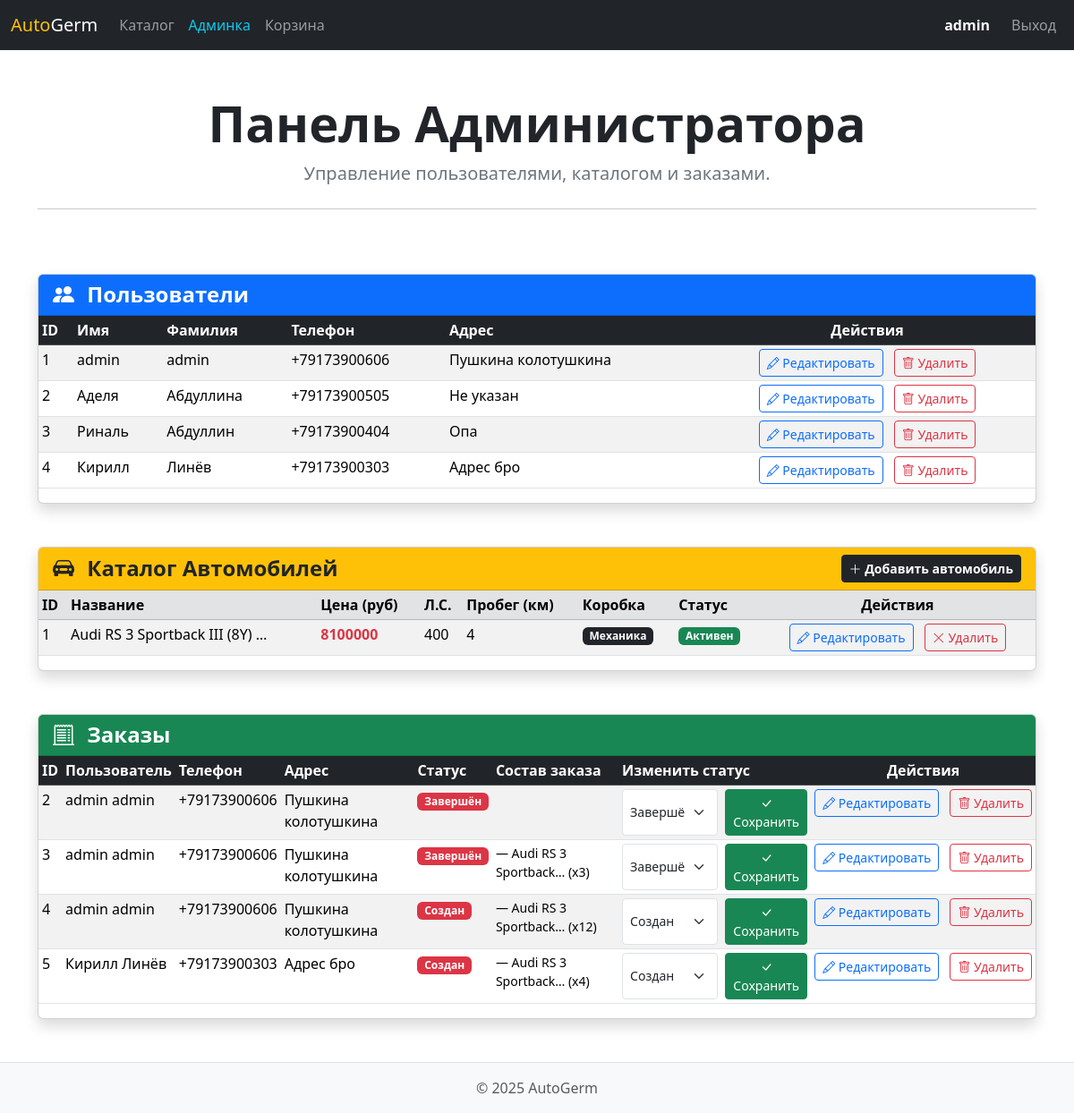
The page /admin_page/ (signed in) on the database its author committed.
### main/models.py (models this page shows, shortened)
class User(AbstractUser):
    middle_name = models.CharField("Отчество", max_length=30, blank=True)
    phone = models.CharField("Номер телефона", max_length=20, unique=True)
    address = models.TextField("Адрес доставки", blank=True)
    username = None
    USERNAME_FIELD = 'phone'
    REQUIRED_FIELDS = []
    objects = UserManager()

class Car(models.Model):
    TRANSMISSION_CHOICES = [
        ('auto', 'Автомат'),
        ('manual', 'Механика'),
        ('robot', 'Робот'),
    ]
    FUEL_CHOICES = [
        ('petrol', 'Бензин'),
        ('diesel', 'Дизель'),
        ('electric', 'Электро'),
        ('hybrid', 'Гибрид'),
    ]
    DRIVE_CHOICES = [
        ('rear', 'Задний'),
        ('front', 'Передний'),
        ('full', 'Полный'),
    ]
    is_deleted = models.BooleanField(default=False)
    photo = models.ImageField("Фото", upload_to='cars/')
    price = models.DecimalField("Стоимость", max_digits=10, decimal_places=2)
    power = models.PositiveIntegerField("Лошадиные силы")
    mileage = models.PositiveIntegerField("Пробег (км)")
    transmission = models.CharField("Коробка передач", max_length=10, choices=TRANSMISSION_CHOICES)
    color = models.CharField("Цвет", max_length=50)
    drive = models.CharField("Привод", max_length=10, choices=DRIVE_CHOICES)
    fuel_type = models.CharField("Тип топлива", max_length=10, choices=FUEL_CHOICES)
    configuration = models.CharField("Название", max_length=100)
    configuration_desc = models.TextField("Описание", blank=True)
    objects = ActiveCarManager()
    all_objects = models.Manager()

class Order(models.Model):
    STATUS_CHOICES = [
        ('created', 'Создан'),
        ('processed', 'Обработан'),
        ('in_process', 'Авто в процессе'),
        ('in_delivery', 'Авто в доставке'),
        ('delivered', 'Доставлен'),
        ('completed', 'Завершён'),
    ]
    user = models.ForeignKey(User, on_delete=models.CASCADE, related_name='orders')
    created_at = models.DateTimeField(auto_now_add=True)
    status = models.CharField(max_length=20, choices=STATUS_CHOICES, default='created')
    address = models.TextField("Адрес доставки")

class OrderItem(models.Model):
    order = models.ForeignKey(Order, on_delete=models.CASCADE, related_name='items')
    car = models.ForeignKey(Car, on_delete=models.CASCADE)
    quantity = models.PositiveIntegerField(default=1)

### main/views.py (the view)
# urls.py: path('admin_page/', views.admin_page, name='admin_page'),
@user_passes_test(admin_check)
def admin_page(request):
    users = User.objects.all()
    cars = Car.all_objects.all()
    orders = Order.objects.all()
    return render(request, 'main/admin_page.html', {
        'users': users,
        'cars': cars,
        'orders': orders,
    })

### main/views.py (called while the page is built)
def admin_check(user):
    return user.is_superuser

### main/templates/main/admin_page.html (shortened to what this page needs)
{% extends 'main/base.html' %}
{% block content %}
<div class="row mb-5">
    <div class="col-12">
        <h2 class="display-4 fw-bold text-center text-dark">Панель Администратора</h2>
        <p class="lead text-center text-secondary">Управление пользователями, каталогом и заказами.</p>
        <hr class="my-4">
    </div>
</div>
<div class="card shadow mb-5">
    <div class="card-header bg-primary text-white h4 fw-bold">
        <i class="bi bi-people-fill me-2"></i> Пользователи
    </div>
    <div class="card-body p-0">
        <div class="table-responsive">
            <table class="table table-striped table-hover table-sm">
                <thead class="table-dark">
                    <tr>
                        <th>ID</th><th>Имя</th><th>Фамилия</th><th>Телефон</th><th>Адрес</th><th class="text-center">Действия</th>
                    </tr>
                </thead>
                <tbody>
                    {% for u in users %}
                    <tr>
                        <td>{{ u.id }}</td>
                        <td>{{ u.first_name }}</td>
                        <td>{{ u.last_name }}</td>
                        <td>{{ u.phone }}</td>
                        <td>{{ u.address|truncatechars:50|default:'Не указан' }}</td>
                        <td class="text-center text-nowrap">
                            <a href="{% url 'admin_user_edit' u.id %}" class="btn btn-sm btn-outline-primary me-2" title="Редактировать">
                                <i class="bi bi-pencil"></i> <span class="d-none d-sm-inline">Редактировать</span>
                            </a>
                            <a href="{% url 'admin_user_delete' u.id %}" class="btn btn-sm btn-outline-danger" title="Удалить">
                                <i class="bi bi-trash"></i> <span class="d-none d-sm-inline">Удалить</span>
                            </a>
                        </td>
                    </tr>
                    {% empty %}
                    <tr><td colspan="6" class="text-center text-muted">Пользователи отсутствуют.</td></tr>
                    {% endfor %}
                </tbody>
            </table>
        </div>
    </div>
</div>
<div class="card shadow mb-5">
    <div class="card-header bg-warning text-dark h4 fw-bold d-flex justify-content-between align-items-center">
        <span><i class="bi bi-car-front-fill me-2"></i> Каталог Автомобилей</span>
        <a href="{% url 'admin_car_add' %}" class="btn btn-dark btn-sm fw-bold">
            <i class="bi bi-plus-lg"></i> Добавить автомобиль
        </a>
    </div>
    <div class="card-body p-0">
        <div class="table-responsive">
            <table class="table table-striped table-hover table-sm">
                <thead class="table-secondary">
                    <tr>
                        <th>ID</th><th>Название</th><th>Цена (руб)</th><th>Л.С.</th><th>Пробег (км)</th><th>Коробка</th><th>Статус</th><th class="text-center">Действия</th>
                    </tr>
                </thead>
                <tbody>
                    {% for c in cars %}
                    <tr>
                        <td>{{ c.id }}</td>
                        <td>{{ c.configuration|truncatechars:30 }}</td>
                        <td class="fw-bold text-danger">{{ c.price|floatformat:0 }}</td>
                        <td>{{ c.power }}</td>
                        <td>{{ c.mileage|floatformat:0 }}</td>
                        <td><span class="badge bg-dark">{{ c.get_transmission_display }}</span></td>
                        <td>
                            {% if c.is_deleted %}
                                <span class="badge bg-danger">Удален</span>
                            {% else %}
                                <span class="badge bg-success">Активен</span>
                            {% endif %}
                        </td>
                        <td class="text-center text-nowrap">
                            <a href="{% url 'admin_car_edit' c.id %}" class="btn btn-sm btn-outline-primary me-2" title="Редактировать">
                                <i class="bi bi-pencil"></i> <span class="d-none d-sm-inline">Редактировать</span>
                            </a>
                            <a href="{% url 'admin_car_delete' c.id %}"
                               class="btn btn-sm btn-outline-{% if c.is_deleted %}success{% else %}danger{% endif %}"
                               title="{% if c.is_deleted %}Восстановить{% else %}Удалить{% endif %}">
                                <i class="bi bi-{% if c.is_deleted %}arrow-repeat{% else %}x-lg{% endif %}"></i> <span class="d-none d-sm-inline">{% if c.is_deleted %}Восстановить{% else %}Удалить{% endif %}</span>
                            </a>
                        </td>
                    </tr>
                    {% empty %}
                    <tr><td colspan="8" class="text-center text-muted">Автомобили в каталоге отсутствуют.</td></tr>
                    {% endfor %}
                </tbody>
            </table>
        </div>
    </div>
</div>
<div class="card shadow mb-5">
    <div class="card-header bg-success text-white h4 fw-bold">
        <i class="bi bi-receipt-cutoff me-2"></i> Заказы
    </div>
    <div class="card-body p-0">
        <div class="table-responsive">
            <table class="table table-striped table-hover table-sm">
                <thead class="table-dark">
                    <tr>
                        <th>ID</th><th>Пользователь</th><th>Телефон</th><th>Адрес</th><th>Статус</th><th>Состав заказа</th><th>Изменить статус</th><th class="text-center">Действия</th>
                    </tr>
                </thead>
                <tbody>
                    {% for order in orders %}
                    <tr>
                        <td>{{ order.id }}</td>
                        <td>{{ order.user.first_name }} {{ order.user.last_name }}</td>
                        <td>{{ order.user.phone }}</td>
                        <td>{{ order.address|truncatechars:30 }}</td>
                        <td>
                            {% if order.status == 'new' %}
                                <span class="badge bg-info text-dark">{{ order.get_status_display }}</span>
                            {% elif order.status == 'processing' %}
                                <span class="badge bg-warning text-dark">{{ order.get_status_display }}</span>
                            {% elif order.status == 'shipped' %}
                                <span class="badge bg-primary">{{ order.get_status_display }}</span>
                            {% elif order.status == 'delivered' %}
                                <span class="badge bg-success">{{ order.get_status_display }}</span>
                            {% else %}
                                <span class="badge bg-danger">{{ order.get_status_display }}</span>
                            {% endif %}
                        </td>
                        <td>
                            <ul class="list-unstyled mb-0 small">
                            {% for item in order.items.all %}
                                <li>— {{ item.car.configuration|truncatechars:20 }} (x{{ item.quantity }})</li>
                            {% endfor %}
                            </ul>
                        </td>
                        <td style="min-width: 150px;">
                            <form method="post" action="{% url 'change_order_status' order.id %}" class="d-flex">
                                <select name="status" class="form-select form-select-sm me-2">
                                    {% for key, label in order.STATUS_CHOICES %}
                                    <option value="{{ key }}" {% if order.status == key %}selected{% endif %}>{{ label }}</option>
                                    {% endfor %}
                                </select>
                                <button type="submit" class="btn btn-sm btn-success">
                                    <i class="bi bi-check-lg"></i> <span class="d-none d-sm-inline">Сохранить</span>
                                </button>
                            </form>
                        </td>
                        <td class="text-center text-nowrap">
                            <a href="{% url 'admin_order_edit' order.id %}" class="btn btn-sm btn-outline-primary me-2" title="Редактировать">
                                <i class="bi bi-pencil"></i> <span class="d-none d-sm-inline">Редактировать</span>
                            </a>
                            <a href="{% url 'admin_order_delete' order.id %}" class="btn btn-sm btn-outline-danger" title="Удалить">
                                <i class="bi bi-trash"></i> <span class="d-none d-sm-inline">Удалить</span>
                            </a>
                        </td>
                    </tr>
                    {% endfor %}
                </tbody>
            </table>
        </div>
    </div>
</div>
{% endblock %}

### main/templates/main/base.html (shortened to what this page needs)
<!DOCTYPE html>
<html lang="ru">
<head>
    <link href="https://cdn.jsdelivr.net/npm/bootstrap@5.3.3/dist/css/bootstrap.min.css" rel="stylesheet">
    <link rel="stylesheet" href="https://cdn.jsdelivr.net/npm/bootstrap-icons@1.11.3/font/bootstrap-icons.min.css">
    <link rel="stylesheet" href="../../../static/css/styles.css">
</head>
<body>
<header>
    <nav class="navbar navbar-expand-lg navbar-dark bg-dark">
        <div class="container-fluid">
            <a class="navbar-brand" href="{% url 'home' %}">
                <span class="text-warning">Auto</span>Germ
            </a>
            <div class="collapse navbar-collapse" id="navbarNav">
                <ul class="navbar-nav me-auto mb-2 mb-lg-0">
                    <li class="nav-item">
                        <a class="nav-link" href="{% url 'catalog' %}">Каталог</a>
                    </li>
                    {% if user.is_authenticated %}
                        {% if user.is_superuser %}
                            <li class="nav-item">
                                <a class="nav-link text-info" href="{% url 'admin_page' %}">Админка</a>
                            </li>
                        {% endif %}
                        <li class="nav-item">
                            <a class="nav-link" href="{% url 'cart' %}">Корзина</a>
                        </li>
                    {% endif %}
                </ul>
                <ul class="navbar-nav">
                    {% if user.is_authenticated %}
                        <li class="nav-item">
                            <a class="nav-link text-light fw-bold" href="{% url 'profile' %}">{{ user.first_name|default:'Профиль' }}</a>
                        </li>
                        <li class="nav-item">
                            <a class="nav-link btn btn-outline-danger btn-sm ms-lg-2 mt-2 mt-lg-0" href="{% url 'logout' %}">Выход</a>
                        </li>
                    {% endif %}
                </ul>
            </div>
        </div>
    </nav>
</header>
<main class="container my-5">
    {% block content %}
    {% endblock %}
</main>
<footer class="footer mt-auto py-3 bg-light border-top">
    <div class="container text-center">
        <p class="text-muted mb-0">© 2025 AutoGerm</p>
    </div>
</footer>
</body>
</html>

### rows shown on the page
User: first_name "admin", id "1", last_name "admin", phone "+79173900606", address "Пушкина колотушкина"
User: id "2", first_name "Аделя", last_name "Абдуллина", phone "+79173900505", address "Не указан"
User: id "3", first_name "Риналь", last_name "Абдуллин", phone "+79173900404", address "Опа"
User: id "4", first_name "Кирилл", last_name "Линёв", phone "+79173900303", address "Адрес бро"
Car: id "1", configuration "Audi RS 3 Sportback III (8Y) …", price "8100000", power "400", mileage "4", transmission "Механика", is_deleted "Активен"
Order: id "2", user.first_name "admin", user.last_name "admin", user.phone "+79173900606", address "Пушкина колотушкина", status "Завершён"
Order: id "3", user.first_name "admin", user.last_name "admin", user.phone "+79173900606", address "Пушкина колотушкина", status "Завершён"
OrderItem: car.configuration "Audi RS 3 Sportback…", quantity "3"
Order: id "4", user.first_name "admin", user.last_name "admin", user.phone "+79173900606", address "Пушкина колотушкина", status "Создан"
OrderItem: car.configuration "Audi RS 3 Sportback…", quantity "12"
Order: id "5", user.first_name "Кирилл", user.last_name "Линёв", user.phone "+79173900303", address "Адрес бро", status "Создан"
OrderItem: car.configuration "Audi RS 3 Sportback…", quantity "4"
